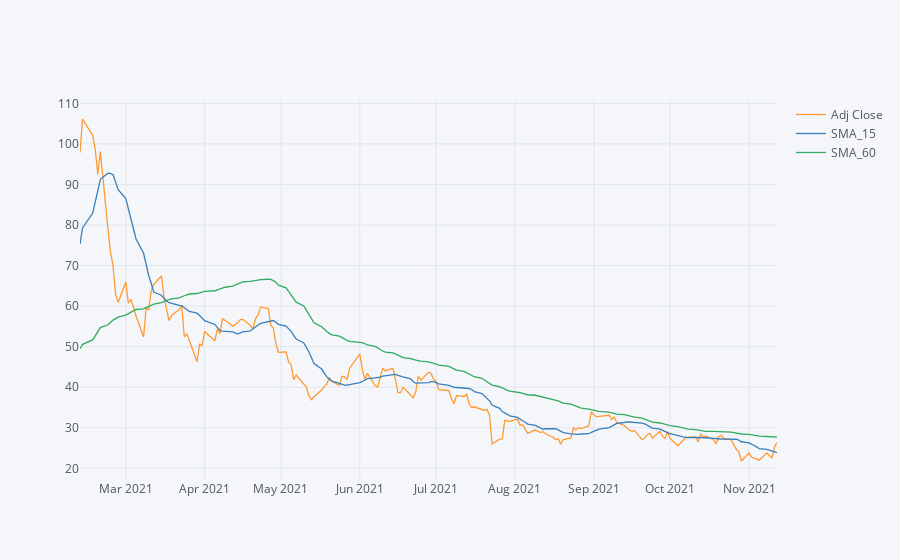

This figure's notebook cell:
### Code cell
MovingA_1 = 15 #35-days as moving average 
MovingA_2 = 60 #100-days as moving average 

start = dt.datetime.now() - dt.timedelta(days=365) #start period
end = dt.datetime.now() #end period

data = web.DataReader('API', 'yahoo', start, end)
data[f'SMA_{MovingA_1}'] = data['Adj Close'].rolling(window=MovingA_1).mean()
data[f'SMA_{MovingA_2}'] = data['Adj Close'].rolling(window=MovingA_2).mean()

data = data.iloc[MovingA_2:]

data[['Adj Close',f'SMA_{MovingA_1}',f'SMA_{MovingA_2}']].iplot()

### Figure 1 — Plotly figure (JSON) as saved in the notebook; plotly's stock layout.template omitted (floating-point values rounded to 4 significant figures; data arrays with more than 128 entries replaced by an {"elided": "..."} marker saying what was removed)
{"data": [{"line": {"color": "rgba(255, 153, 51, 1.0)", "dash": "solid", "shape": "linear", "width": 1.3}, "mode": "lines", "name": "Adj Close", "text": "", "type": "scatter", "x": {"elided": "192 str values"}, "y": {"elided": "192 float values"}}, {"line": {"color": "rgba(55, 128, 191, 1.0)", "dash": "solid", "shape": "linear", "width": 1.3}, "mode": "lines", "name": "SMA_15", "text": "", "type": "scatter", "x": {"elided": "192 str values"}, "y": {"elided": "192 float values"}}, {"line": {"color": "rgba(50, 171, 96, 1.0)", "dash": "solid", "shape": "linear", "width": 1.3}, "mode": "lines", "name": "SMA_60", "text": "", "type": "scatter", "x": {"elided": "192 str values"}, "y": {"elided": "192 float values"}}], "layout": {"autosize": true, "legend": {"bgcolor": "#F5F6F9", "font": {"color": "#4D5663"}}, "paper_bgcolor": "#F5F6F9", "plot_bgcolor": "#F5F6F9", "title": {"font": {"color": "#4D5663"}}, "xaxis": {"autorange": true, "gridcolor": "#E1E5ED", "range": ["2021-02-11", "2021-11-12"], "showgrid": true, "tickfont": {"color": "#4D5663"}, "title": {"font": {"color": "#4D5663"}, "text": ""}, "type": "date", "zerolinecolor": "#E1E5ED"}, "yaxis": {"autorange": true, "gridcolor": "#E1E5ED", "range": [17.11, 110.8], "showgrid": true, "tickfont": {"color": "#4D5663"}, "title": {"font": {"color": "#4D5663"}, "text": ""}, "type": "linear", "zerolinecolor": "#E1E5ED"}}}
